Frame 1 (no input): blank canvas, image omitted
Frame 60 (the mouse pressed at the canvas centre just before this capture): blank canvas, image omitted
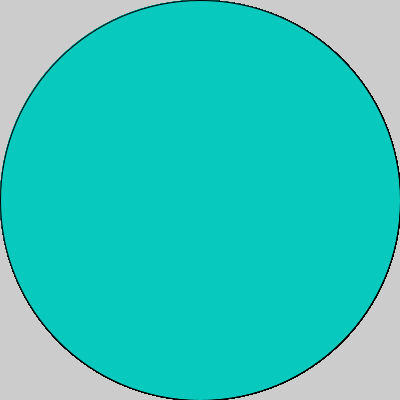
Frame 120 (the mouse held since frame 60 and released just before this capture)

The Processing sketch whose frames 1 and 60 were blank and that drew this single picture after the mouse press (run headless with seeded random() and noise(); from frame 60 on, the mouse is pressed at the canvas centre):

// Processing sketch: processing_41485
// ── processing_41485.pde

//int b = 50;
//int a = 70;
 
 
void setup() {
  size (400,400);
  smooth();
  strokeWeight (1);
  ellipseMode (RADIUS);
}
 
void draw() {
 
  if (mousePressed) {
    fill (8, 201, 190);
  } else {
    fill (8, 96, 201);
  }
ellipse (pmouseX,pmouseY,pmouseX,pmouseY);
}
  

                
                
